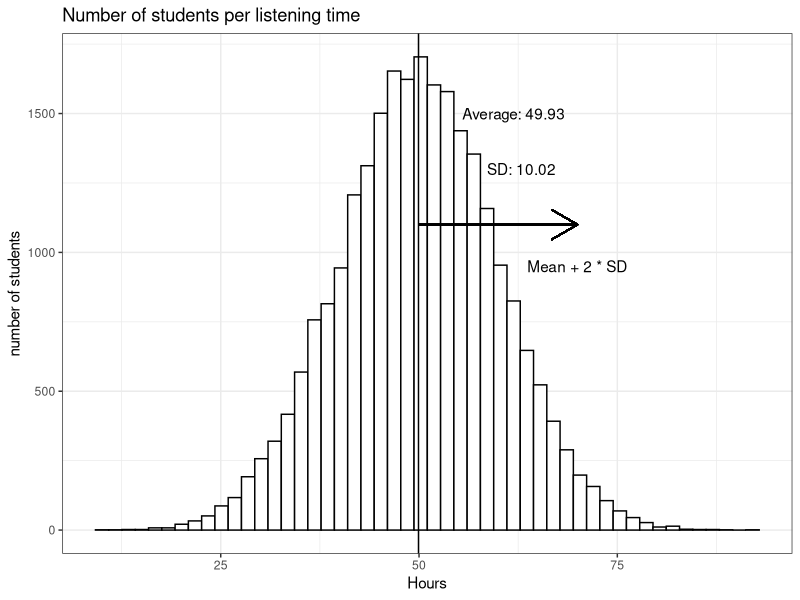
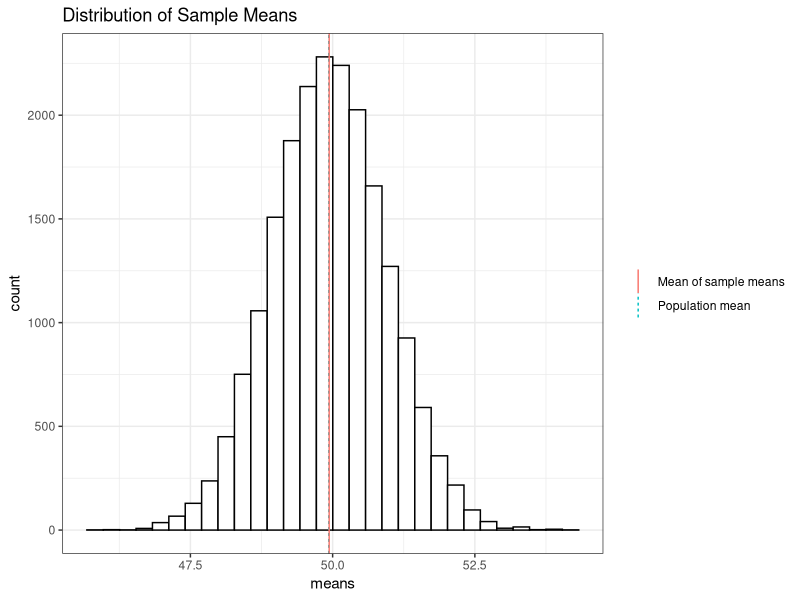
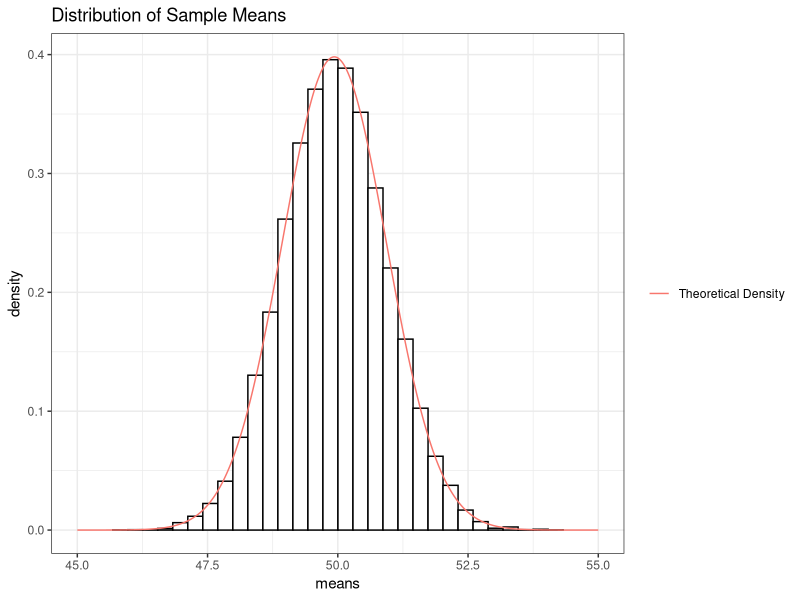
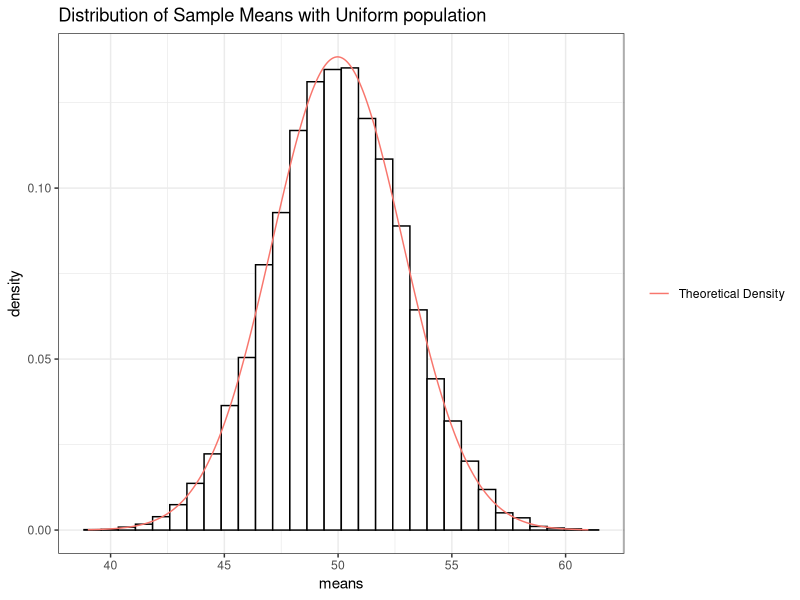
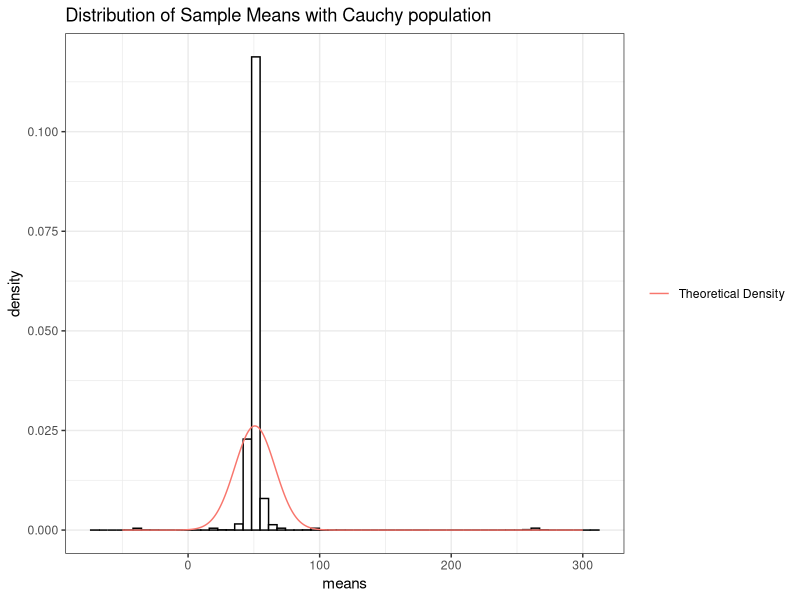
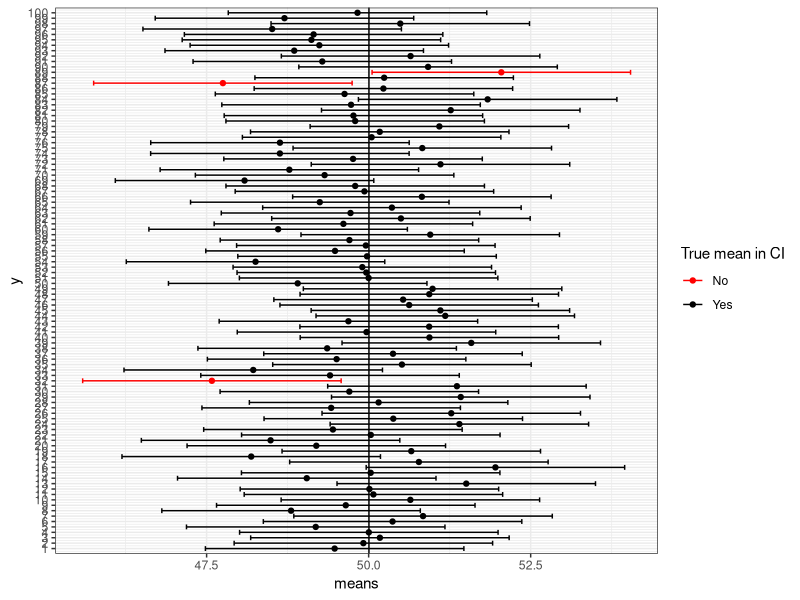
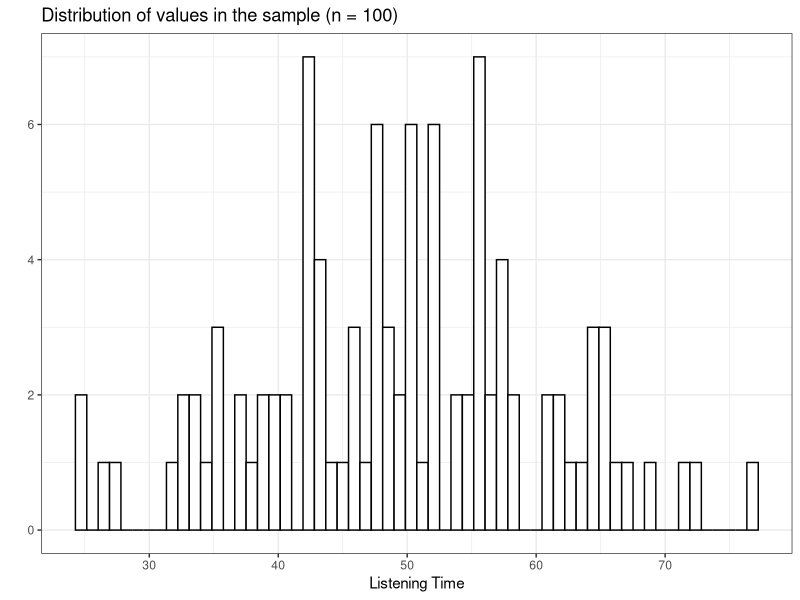
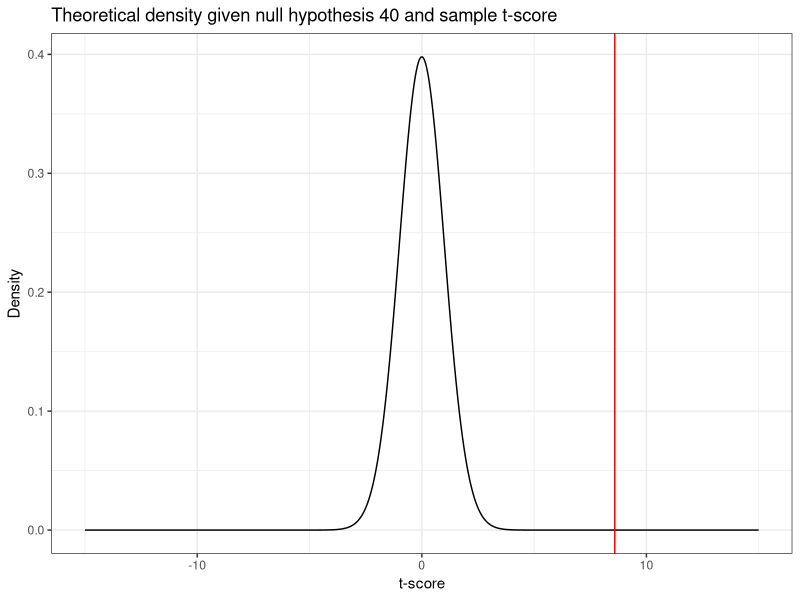

Here is the R script that generated these plots, in order:
## ---- chunk 1
knitr::opts_chunk$set(echo = TRUE)
## ---- chunk 2
library(tidyverse)
set.seed(321)
hours <- rnorm(25000, 50, 10)

ggplot(data.frame(hours)) +
  geom_histogram(aes(hours), bins = 50, fill = 'white', color = 'black') +
  ggtitle("Number of students per listening time") +
  labs(y = 'number of students', x = 'Hours') +
  theme_bw() +
  geom_vline(xintercept = mean(hours)) +
  annotate("text", x = mean(hours) + 12, y = 1500, 
           label = paste("Average:", round(mean(hours), 2))) +
  annotate("text", x = mean(hours) + 13, y = 1300,
           label = paste("SD:", round(sd(hours), 2))) +
  geom_segment(aes(x = mean(hours), y = 1100, yend = 1100, xend = (mean(hours) + 2*sd(hours))), lineend = "butt", linejoin = "round",
     size = 0.5, arrow = arrow(length = unit(0.3, "inches"))) +
  annotate("text", x = mean(hours) + 20, y = 950, label = "Mean + 2 * SD" )
## ---- chunk 3
student_sample <- sample(1:25000, size = 100, replace = FALSE)
(m1 <- mean(hours[student_sample]))
## ---- chunk 4
set.seed(12345)
samples <- 20000
means <- matrix(NA, nrow = samples)
for (i in 1:samples){
  student_sample <- sample(1:25000, size = 100, replace = FALSE)
  means[i,] <- mean(hours[student_sample])
}

meansdf <- data.frame('true' = mean(hours), 'sample' = mean(means))
meansdf <- gather(meansdf)
ggplot(data.frame(means)) +
  geom_histogram(aes(x = means), bins = 30, fill='white', color='black') +
  theme_bw() +
  geom_vline(data = meansdf, aes(xintercept = value, color = key, linetype = key)) +
  scale_color_discrete(labels = c("Mean of sample means", "Population mean")) +
  scale_linetype_discrete(labels = c("Mean of sample means", "Population mean")) +
  theme(legend.title = element_blank()) +
  ggtitle('Distribution of Sample Means')
## ---- chunk 5
head(means, 5)
min(means)
max(means)
## ---- chunk 6
ggplot(data.frame(means)) +
  geom_histogram(aes(x = means, y = ..density..), bins = 30, fill='white', color='black') +
  stat_function(xlim = c(45, 55), fun = dnorm, n = length(means), 
                args = list(mean = mean(hours), sd = sd(hours)/ sqrt(100)), 
                aes(color = 'Theoretical Density')) +
  theme_bw() +
  theme(legend.title = element_blank()) +
  ggtitle('Distribution of Sample Means') 
## ---- chunk 7
set.seed(321)
hours <- runif(25000, 0, 100)
samples <- 20000
means <- matrix(NA, nrow = samples)
for (i in 1:samples){
  student_sample <- sample(1:25000, size = 100, replace = FALSE)
  means[i,] <- mean(hours[student_sample])
}

ggplot(data.frame(means)) +
  geom_histogram(aes(x = means, y = ..density..), bins = 30, fill='white', color='black') +
  stat_function(xlim = c(39, 61), fun = dnorm, n = length(means), 
                args = list(mean = mean(hours), sd = sd(hours)/ sqrt(100)), 
                aes(color = 'Theoretical Density')) +
  theme_bw() +
  theme(legend.title = element_blank()) +
  ggtitle('Distribution of Sample Means with Uniform population') 
## ---- chunk 8
set.seed(321)
hours <- rcauchy(25000, 50, 1)
samples <- 20000
means <- matrix(NA, nrow = samples)
for (i in 1:samples){
  student_sample <- sample(1:25000, size = 100, replace = FALSE)
  means[i,] <- mean(hours[student_sample])
}

ggplot(data.frame(means)) +
  geom_histogram(aes(x = means, y = ..density..), bins = 60, fill='white', color='black') +
  stat_function(xlim = c(-50, 300), fun = dnorm, n = length(means), 
                args = list(mean = mean(hours), sd = sd(hours)/ sqrt(100)), 
                aes(color = 'Theoretical Density')) +
  theme_bw() +
  theme(legend.title = element_blank()) +
  ggtitle('Distribution of Sample Means with Cauchy population') 
## ---- chunk 9
set.seed(12345)
samples <- 100
hours <- rnorm(25000, 50, 10)
means <- matrix(NA, nrow = samples)
for (i in 1:samples){
  student_sample <- sample(1:25000, size = 100, replace = FALSE)
  means[i,] <- mean(hours[student_sample])
}

means_sd <- data.frame(means, lower =  means - 2 * (sd(hours)/sqrt(100)), upper = means + 2 * (sd(hours)/sqrt(100)), y = 1:100)
means_sd$diff <- factor(ifelse(means_sd$lower > mean(hours) | means_sd$upper < mean(hours), 'No', 'Yes'))

ggplot(means_sd, aes(y = y)) +
  scale_y_continuous(breaks = seq(1, 100, by = 1), expand = c(0.005,0.005)) +
  geom_point(aes(x = means, color = diff)) +
  geom_errorbarh(aes(xmin = lower, xmax = upper, color = diff)) +
  geom_vline(xintercept = mean(hours)) +
  scale_color_manual(values = c("red", "black")) +
  guides(color=guide_legend(title="True mean in CI")) +
  theme_bw()

## ---- chunk 10
set.seed(12345)
hours <- rnorm(25000, 50, 10)
student_sample <- sample(1:25000, size = 100, replace = FALSE)
student_sample <- hours[student_sample]

(samp_mean <- mean(student_sample))
(samp_sd <- sd(student_sample))

(SE <- samp_sd/sqrt(100))

ggplot(data.frame(student_sample)) + 
  geom_histogram(aes(x = student_sample), fill = 'white', color = 'black', bins = 60) +
  theme_bw() +
  ggtitle("Distribution of values in the sample (n = 100)") +
  labs(x = 'Listening Time', y = '')
## ---- chunk 11
H0 <- 40
(t_score <- (samp_mean - H0) / SE)
## ---- chunk 12
x <- seq(-15, 15, length.out = 1000)
dens <- dt(x, 99)
ggplot(data.frame(x, dens), aes(x, dens)) +
  geom_line() + 
  geom_vline(xintercept = t_score, color = 'red') +
  labs(y = 'Density', x = 't-score') +
  ggtitle("Theoretical density given null hypothesis 40 and sample t-score") +
  theme_bw() 
## ---- chunk 13
t.test(student_sample, mu = H0, alternative = 'two.sided')
## ---- chunk 14
t.test(student_sample, mu = H0, alternative = 'less')
## ---- chunk 15
H0 <- 50
t.test(student_sample, mu = H0, alternative = 'two.sided')
## ---- chunk 16
(t_score <- (samp_mean - H0) / SE)
t.test(student_sample, mu = H0, alternative = 'less')
pt(t_score, 99)
## ---- chunk 17
t.test(student_sample, mu = H0, alternative = 'greater')
1 - pt(t_score, 99)
## ---- chunk 18
t.test(student_sample, mu = H0, alternative = 'two.sided')
2 * (1 - pt(t_score, 99))
## ---- chunk 19
x <- seq(-15, 15, length.out = 1000)
dens <- dt(x, 99)
ggplot(data.frame(x, dens), aes(x, dens)) +
  geom_line() + 
  geom_vline(xintercept = t_score, color = 'red') +
  labs(y = 'Density', x = 't-score') +
  ggtitle("Theoretical density given null hypothesis 50 and sample t-score") +
  geom_vline(xintercept = -t_score, color = 'green') +
  theme_bw() 
## ---- chunk 20
H0 <- 52 
(t_score <- (samp_mean - H0) / SE)

t.test(student_sample, mu = H0, alternative = 'two.sided')
2 * pt(t_score, 99)
